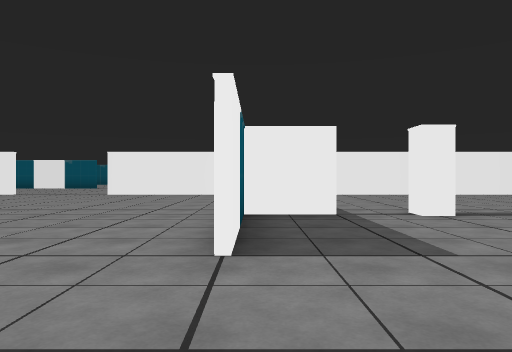
View 1 (above)

24 first-person views from a walk through a 3-D level made in the Unity game engine. The camera is 1.2 m above the floor, looks level and sees 70° across. The floor is counted in squares, 2 m on a side. Each view is taken from the middle of a square. On the plan, view 1 faces up. The plan holds only what a view shows up to about 10 squares ahead; the rest is blank. The player character is not drawn.

View 2
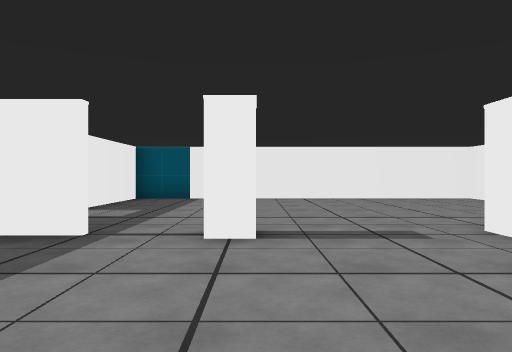

View 3
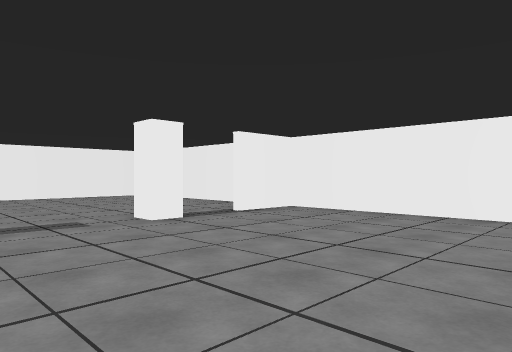

View 4
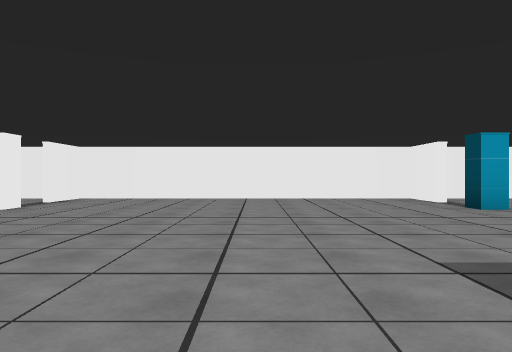

View 5
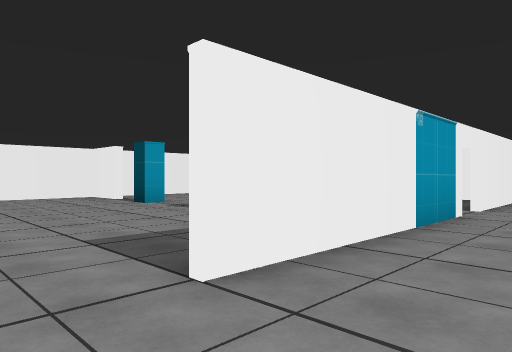

View 6
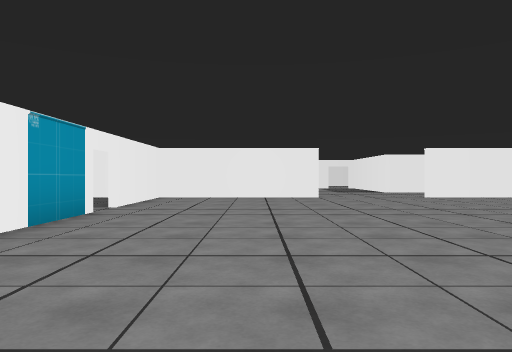

View 7
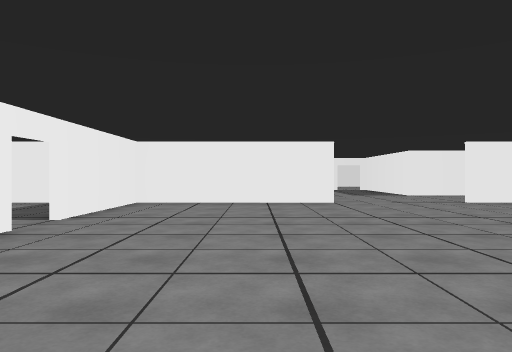

View 8
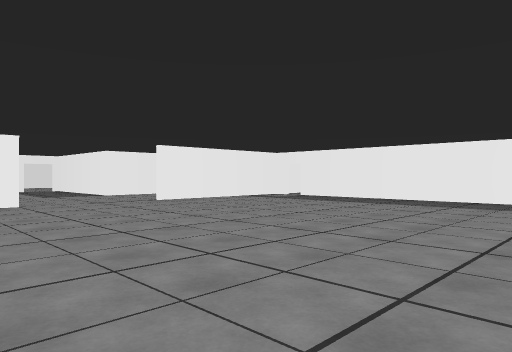

View 9
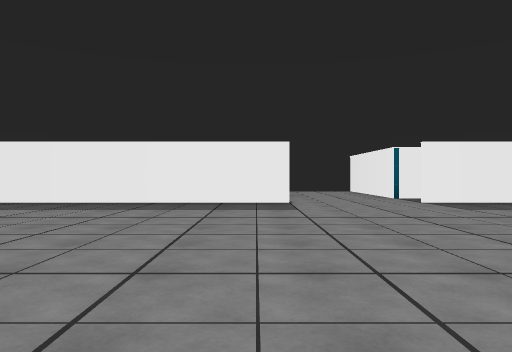

View 10
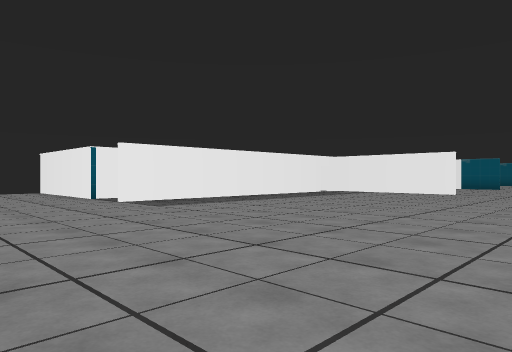

View 11
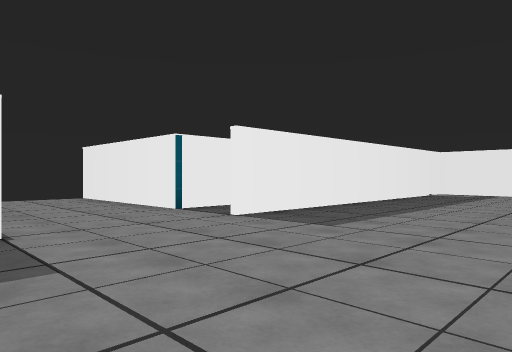

View 12
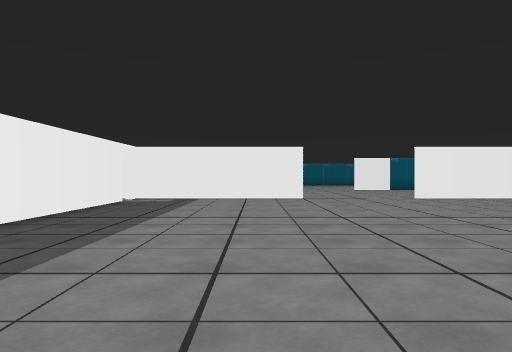

View 13
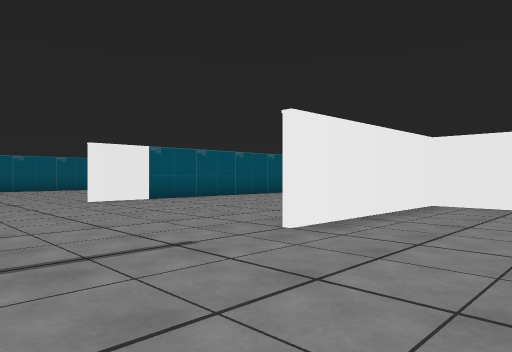

View 14
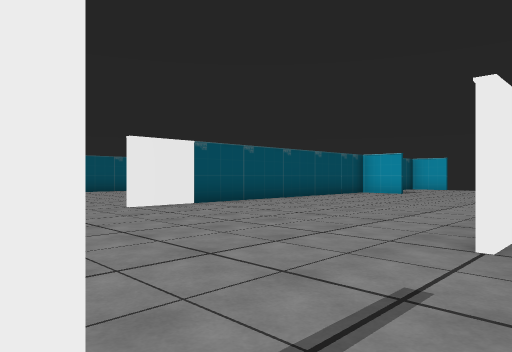

View 15
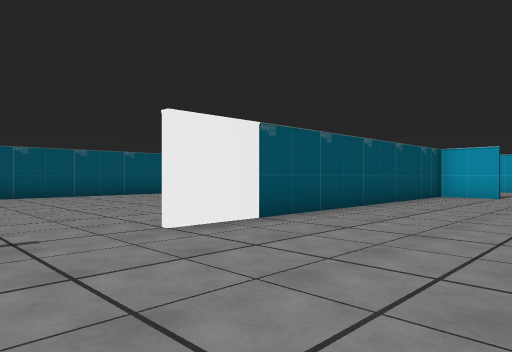

View 16
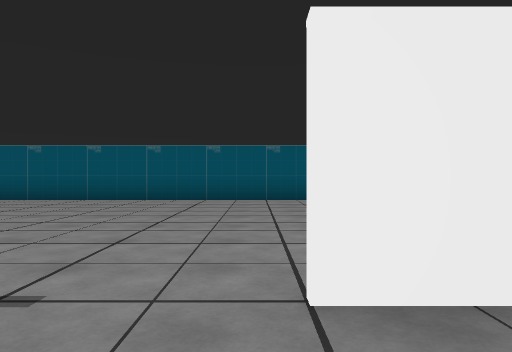

View 17
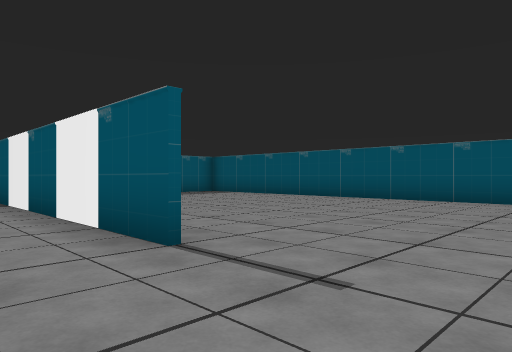

View 18
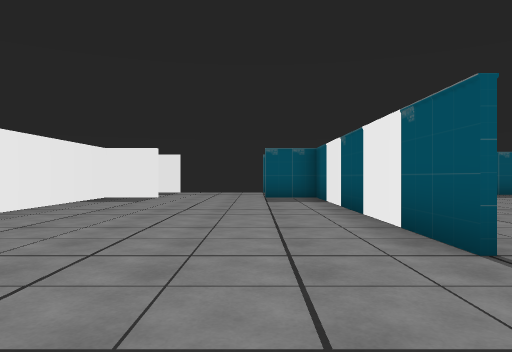

View 19
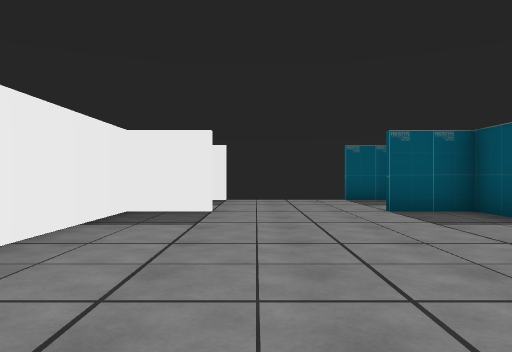

View 20
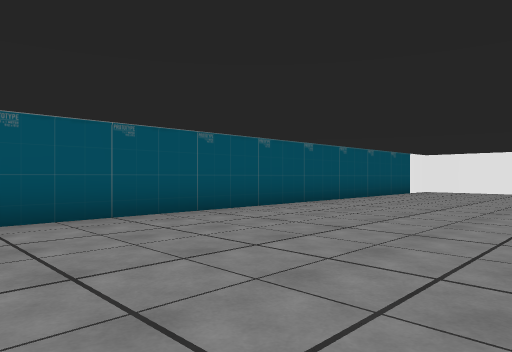

View 21
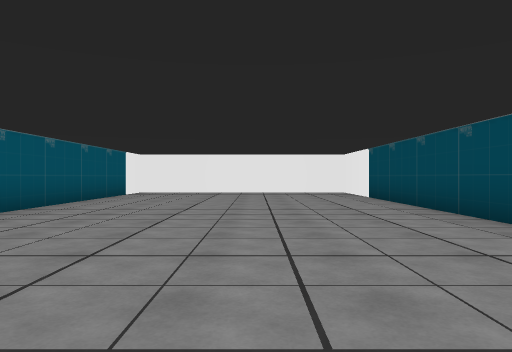

View 22
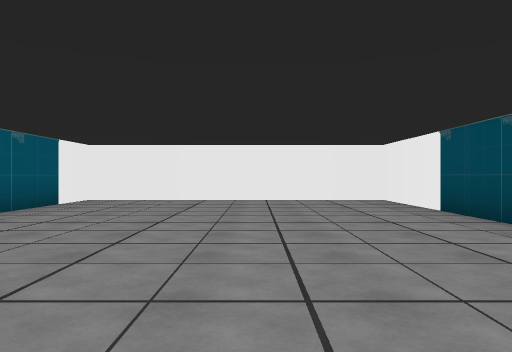

View 23
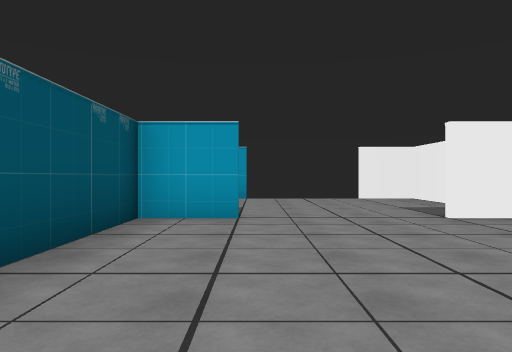

View 24
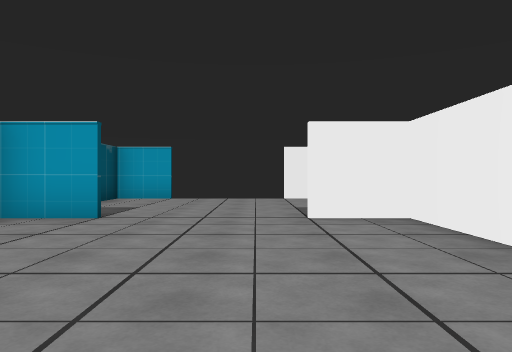

### Floor plan
Points are (right, up) in squares from view 1. A wall is a line through its corners. A room is listed if a view was taken in it or the views show most of it. See-through windows are left out.
Room 1 (views 1, 2, 3)
walls: (1.4, 5.7) (-0.2, 5.7); (-0.2, 5.4) (-0.2, 2.8); (7.3, -3.1) (8.7, -3.1) (8.7, 5.7) (7.3, 5.7); (8.7, 6.6) (8.7, 9.5); (8.7, -5.9) (8.7, -4); (-0.2, 11.8) (-0.2, 8.9); (8.8, 11.7) (0.1, 11.7); (0.6, -9.2) (2.5, -9.2)
ways out: opening at (0, 1) to room 2; opening at (0, 8) to room 2; gap at (0, -5.5) to room 2
objects: pillar (3, 6); pillar (6, -3); pillar (6, 6)
Room 2 (views 4, 5, 6, 7, 8, 9, 10, 11, 12, 13, 14, 15, 16, 17, 18, 19, 20, 21, 22, 23, 24)
walls: (-7.6, 11.7) (-12.2, 11.7); (-0.3, 10.3) (-0.3, 11.8); (-12.2, 10.8) (-12.2, 2.8); (0.1, 11.7) (-4.7, 11.7); (-7.7, 17.7) (-15.2, 17.7) (-15.2, 16.2); (2.1, 11.8) (4.2, 11.8) (4.2, 13.2); (-1.5, 17.8) (7.2, 17.8) (7.2, 25.2) (-11.5, 25.2); (-15.2, 13.2) (-15.2, 11.8) (-10.9, 11.8); (-13.8, 4.1) (-13.8, 2.7) (-18.4, 2.7); (-12.2, -0.1) (-12.2, -6.7); (4.2, 16.1) (4.2, 17.7) (-4.7, 17.7); (7, 11.8) (8.7, 11.8); (-18.2, 17.4) (-18.2, 16.3); (8.7, 11) (8.7, 13.2); (8.7, 16.2) (8.7, 17.7) (7.6, 17.7); (-0.3, -5) (-0.3, -0.2); (-4.8, -9.2) (-0.3, -9.2) (-0.3, -6); (-9, -9.2) (-7.8, -9.2)
ways out: opening at (0, 1) to room 1; opening at (0, 8) to room 1; gap at (0, -5.5) to room 1; opening at (-13, 0); opening at (-13, 3.5); opening at (-12, 11); gap at (9, 13)

Positions as (right, up) in squares from view 1, and headings:
1: (0, 0), facing up
2: (3, 2), facing up
3: (3, 1), facing up-right
4: (-1, 1), facing right
5: (-2, 1), facing down-right
6: (-3, 1), facing down
7: (-3, -1), facing down
8: (-3, -1), facing down-left
9: (-4, -1), facing left
10: (-4, -1), facing up-left
11: (-8, -1), facing up-left
12: (-9, 2), facing up
13: (-8, 9), facing up-right
14: (-8, 11), facing up-right
15: (-7, 14), facing up-right
16: (-5, 16), facing up
17: (-5, 16), facing up-left
18: (-5, 16), facing left
19: (-9, 14), facing left
20: (-7, 20), facing up-right
21: (-6, 21), facing right
22: (-2, 21), facing right
23: (-1, 16), facing right
24: (-1, 14), facing right
